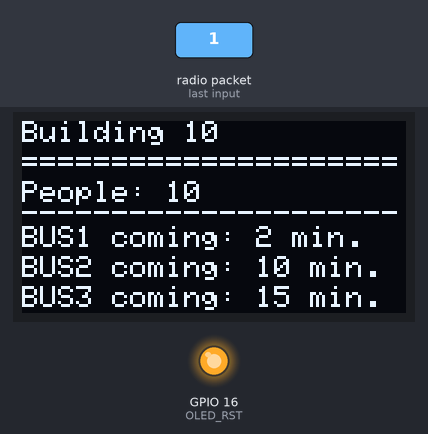
Recording of a sketch running on a simulated ESP32. On the bench: 128×64 one-colour display, output pins drawn as LEDs (lit = HIGH). The inputs (shaded band) are chosen by the test bench. No radio packets arrive unless stated; what the sketch prints to the serial monitor is not drawn.

1.4 s: radio packet "1" arrives
Above: at 3.4 s.
Timing chart, 0 to 4.9 s (numbered marks = the images above; inputs shaded):
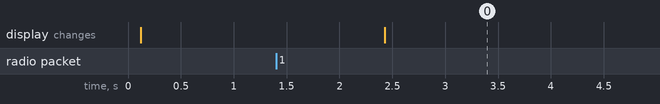

Measured:
- after the input at 1.4 s, the display: changes after 1.0 s (image 0)

The sketch:

B10.ino
```cpp
/*********
  Andrewillerr
*********/
//BUS Stop
//Libraries for LoRa
#include <SPI.h>
#include <LoRa.h>

//Libraries for OLED Display
#include <Wire.h>
#include <Adafruit_GFX.h>
#include <Adafruit_SSD1306.h>

//define the pins used by the LoRa transceiver module  SX1278
#define SCK     5
#define MISO    19
#define MOSI    27
#define SS      18
#define RST     23
#define DI0     26
#define BAND  915E6

//433E6 Asia
//866E6 Europe
//915E6 North America


//OLED pins
#define OLED_SDA 21
#define OLED_SCL 22
#define OLED_RST 16
#define SCREEN_WIDTH 128 // OLED display , in pixels
#define SCREEN_HEIGHT 64 // OLED display , in pixels

Adafruit_SSD1306 display(SCREEN_WIDTH, SCREEN_HEIGHT, &Wire, OLED_RST);
unsigned int counter = 0;
String LoRaData;

void setup() {
  //initialize Serial Monitor
  Serial.begin(9600);

  //reset OLED display via software
  pinMode(OLED_RST, OUTPUT);
  digitalWrite(OLED_RST, LOW);
  delay(20);
  digitalWrite(OLED_RST, HIGH);

  //initialize OLED
  Wire.begin(OLED_SDA, OLED_SCL);
  if(!display.begin(SSD1306_SWITCHCAPVCC, 0x3c, false, false)) { // Address 0x3C for 128x32
    Serial.println(F("SSD1306 allocation failed"));
    for(;;); // Don't proceed, loop forever
  }

  display.clearDisplay();
  display.setTextColor(WHITE);
  display.setTextSize(1);
  display.setCursor(0,0);
  display.print("B.10 ");
  display.display();

  Serial.println("LoRa Receiver Test");

  //SPI LoRa pins
  SPI.begin(SCK, MISO, MOSI, SS);
  //setup LoRa transceiver module
  LoRa.setPins(SS, RST, DI0);

  if (!LoRa.begin(BAND)) {
    Serial.println("Starting failed!");
    while (1);
  }
  Serial.println("waiting!");
  display.setCursor(0,10);
  display.println("B.10...waiting!");
  display.display();
}

void loop() {

  //try to parse packet
  int packetSize = LoRa.parsePacket();
  if (packetSize) {
    //received a packet
    Serial.print("Received packet ");

    //read packet
    while (LoRa.available()) {
      LoRaData = LoRa.readString();
      Serial.print(LoRaData);
    }

    //print RSSI of packet
    int rssi = LoRa.packetRssi();
    Serial.print(" with RSSI ");
    Serial.println(rssi);

   // Display information
   display.clearDisplay();
   //display.setTextSize(0.8);
   display.setCursor(0,0);
   display.print("Building 10");
   display.setCursor(0,10);
   display.print("=====================");
   display.setCursor(0,20);
   display.print("People: ");
   display.print("10");
   display.setCursor(0,27.5);
   display.print("---------------------");
   display.setCursor(0,35);
   display.print("BUS1 coming: ");
   display.print("2 min.");
   //display.print(LoRaData);
   display.setCursor(0,45);
   display.print("BUS2 coming: ");
   display.print("10 min.");
   //display.print(LoRaData);
   display.setCursor(0,55);
   display.print("BUS3 coming: ");
   display.print("15 min.");
   //display.print(LoRaData);
   display.setCursor(0,70);
   //display.print("RSSI:");
   display.setCursor(30,70);
   //display.print(rssi);
   display.display();
  }
}
```
